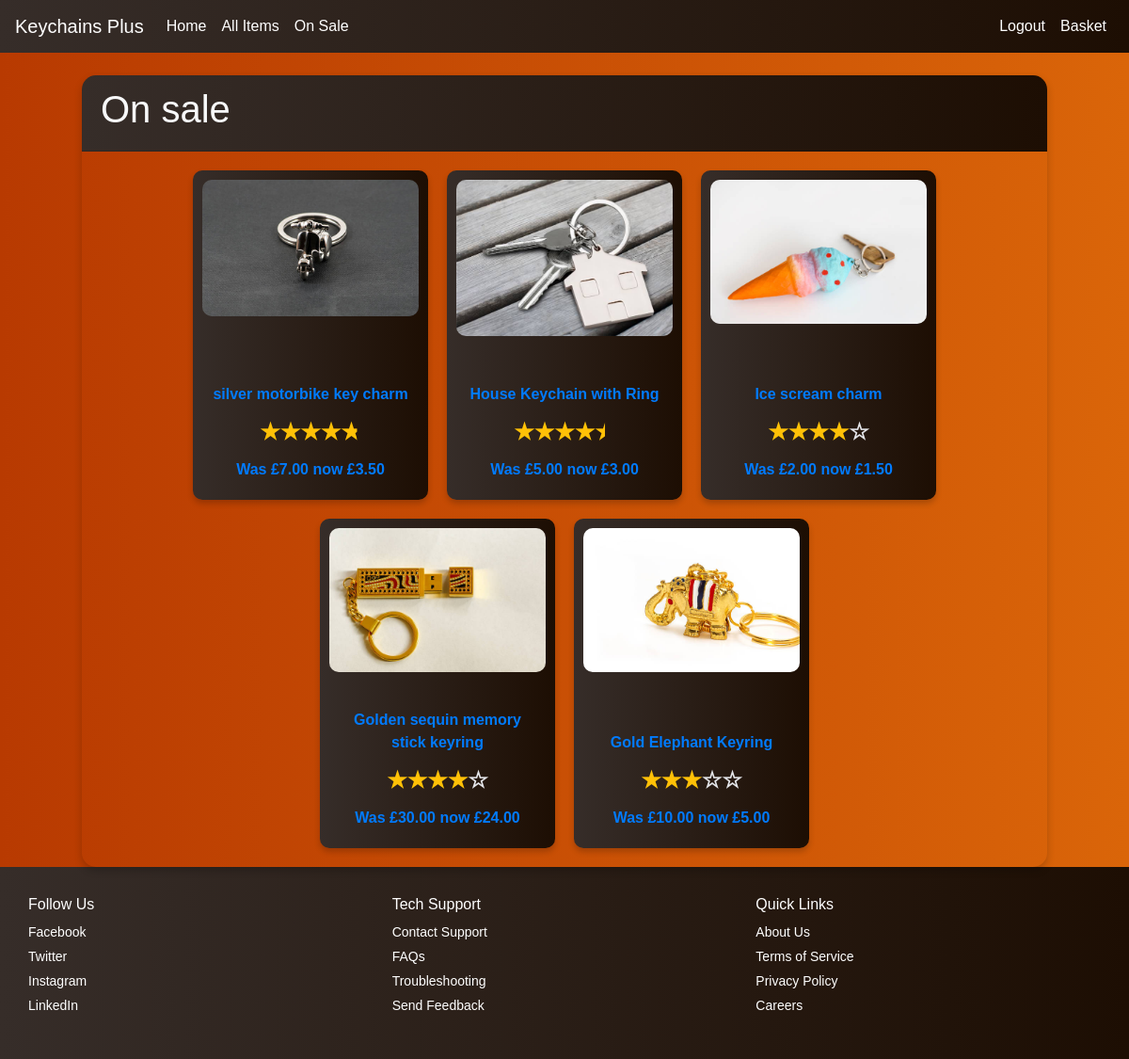
Screenshot of /on-sale (signed in) with the database file from the repository.
### app/models.py (models this page shows)
class Items(db.Model):
    __tablename__ = 'Items'
    id = db.Column(db.Integer, primary_key=True)
    name = db.Column(db.String(500), nullable=False)
    description = db.Column(db.String(5000))
    imageFile = db.Column(db.String, nullable=False)
    colour = db.Column(db.String(500))
    price = db.Column(db.Float, nullable=False)
    onSale = db.Column(db.Boolean)
    salePrice = db.Column(db.Float)
    stock = db.Column(db.Integer)
    dateAdded = db.Column(db.String(500))
    averageRating = db.Column(db.Float)
    supplierId = db.Column(db.Integer, db.ForeignKey('Supplier.id'))
    supplier = db.relationship("Supplier", backref="items")
    users = db.relationship("Users", secondary="Sales", back_populates="items")

### app/views.py (the view)
@app.route('/on-sale',  methods=['GET', 'POST'])
def sale():
    title = 'On sale'
    images = {}
    ratings = []
    containers = []
    items = db.session.query(models.Items).filter(
        models.Items.onSale == True).order_by(
            models.Items.averageRating.desc())
    for item in items:
        photos_dir = os.path.join(app.static_folder, 'photos', item.imageFile)
        ratings.append(item.averageRating)
        containers.append("star-rating" + str(item.id))
        if os.path.exists(photos_dir):
            files = os.listdir(photos_dir)
        else:
            files = []
        first_image = files[0] if files else None
        images[item.id] = first_image
    return render_template('ItemsList.html',
                           title=title,
                           items=items,
                           images=images,
                           ratings=ratings,
                           containers=containers)

### app/views.py (called while the page is built)
@login_manager.user_loader
def user_loader(user_id):
    user = Users.query.get(int(user_id))
    return user

### app/templates/ItemsList.html (shortened to what this page needs)
{% extends "NavBar.html" %}
{% block content %}
<div class="card-display">
    <div class="card-header bg-dark text-light">
    <h1>{{title}}</h1>
    </div>
    <div class="card-container">
        {% if items %}
            {% for item in items %}
                <a href="/item/{{item.id}}">
                    <div class="info-card">
                        <img src="{{ url_for('static', filename='photos/' ~ item.imageFile ~ '/' ~ images[item.id]) }}"></image>
                        <div class="card-text">
                            <p>{{item.name}}</p>
                            <div id="star-rating{{item.id}}" class="star-container">
                            </div>
                            {% if item.onSale %}
                                <p>Was £{{ "%.2f" | format(item.price) }} now  £{{ "%.2f" | format(item.salePrice) }}</p>
                            {% else %}
                                <p>price: £{{ "%.2f" | format(item.price) }} </p>
                            {% endif %}
                        </div>
                    </div>
                </a>
            {% endfor %}
        {% else %}
            <h1>No results found</h1>
        {% endif %}
    </div>
</div>
{% endblock%}

### app/static/styles.css (style rules this page uses)
body { background: linear-gradient(to right, #B83A01, #DA6509); color: #fff; font-family: Arial, sans-serif; height: 100vh; }
.star-container { display: inline-flex; align-items: center; font-size: 1.5rem; position: relative; }
.card-header { background: linear-gradient(to right, #362d29, #1d0e03); display: flex; align-items: center; gap: 20px; flex-wrap: wrap; }
.card-display { width: 90%; max-width: 1200px; border-radius: 15px; overflow: hidden; box-shadow: 0 4px 8px rgba(0, 0, 0, 0.2); }
.card-container { display: flex; flex-wrap: wrap; gap: 20px; padding: 20px; justify-content: center; }
.info-card { width: 250px; height: 350px; background: linear-gradient(to right, #362d29, #1d0e03); border-radius: 10px; box-shadow: 0 4px 6px rgba(0, 0, 0, 0.2); display: flex; flex-direction: column; align-items: center; justify-content: space-between; font-size: 1em; font-weight: bold; text-align: center; padding: 10px; }
.info-card img { width: 230px; height: auto; border-radius: 10px; object-fit: cover; }
.info-card p { padding: 10px; margin: 0; }

### rows the page displays
Items: imageFile+id (picture), name "silver motorbike key charm", price "7.00", salePrice "3.50"
Items: imageFile+id (picture), name "House Keychain with Ring", price "5.00", salePrice "3.00"
Items: imageFile+id (picture), name "Ice scream charm", price "2.00", salePrice "1.50"
Items: imageFile+id (picture), name "Golden sequin memory stick keyring", price "30.00", salePrice "24.00"
Items: imageFile+id (picture), name "Gold Elephant Keyring", price "10.00", salePrice "5.00"

### other values shown
{{ title }} "On sale"
